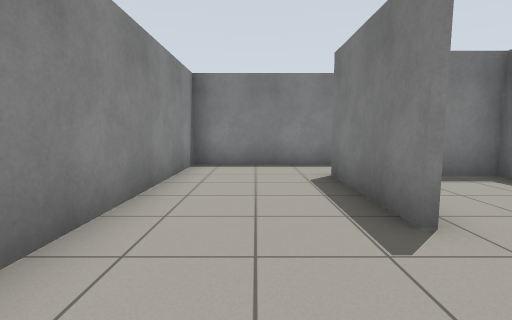
view 1 (above)

20 first-person views from a walk through a world built for the Gazebo simulator. The camera is 0.94 m above the floor, tilts 6° down and sees 85° across. The floor is counted in squares, 1 m on a side. Each view is taken from the middle of a square. On the plan, view 1 faces up. The plan holds only what a view shows up to about 11 squares ahead; the rest is blank.

view 2
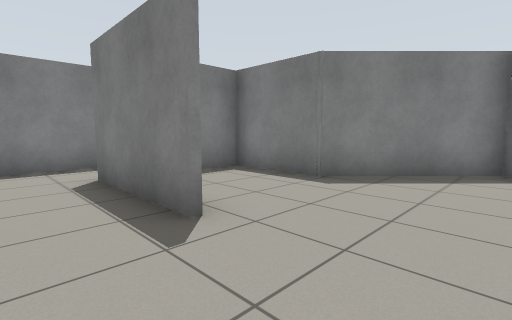

view 3
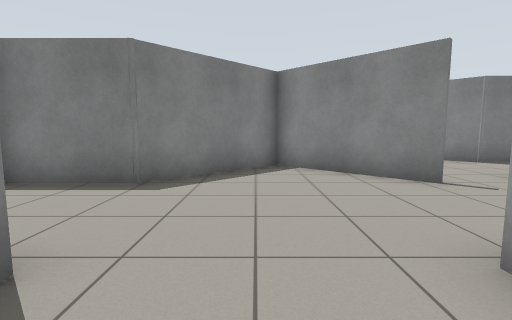

view 4
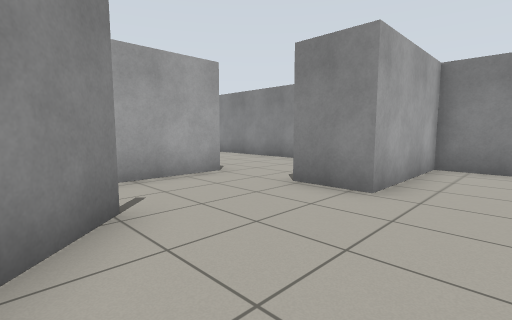

view 5
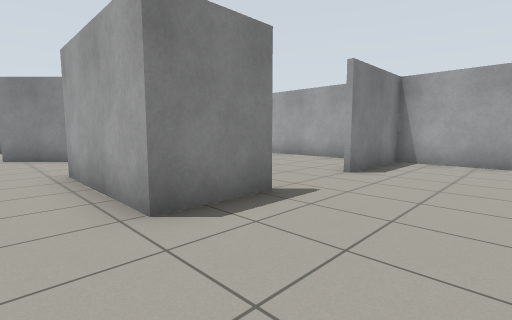

view 6
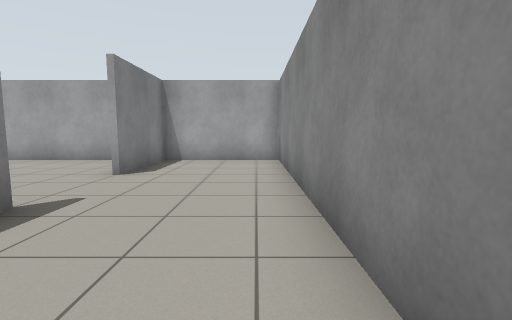

view 7
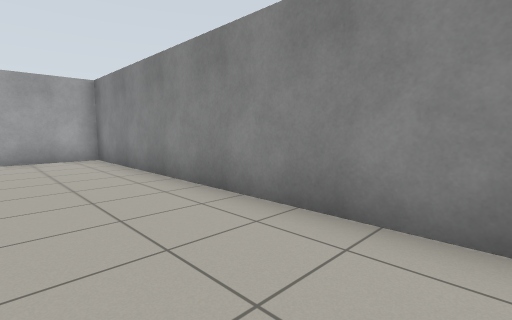

view 8
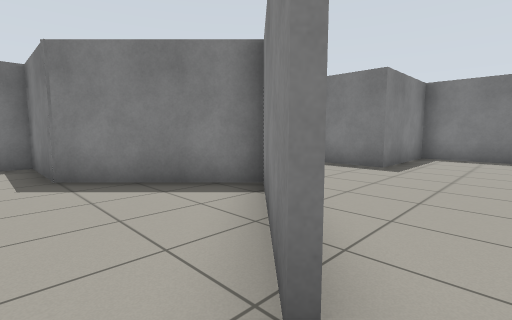

view 9
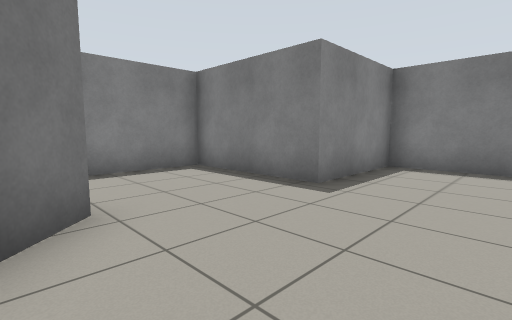

view 10
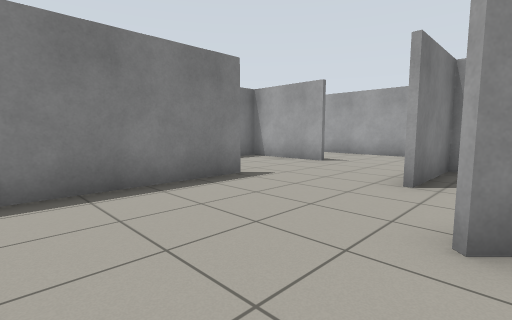

view 11
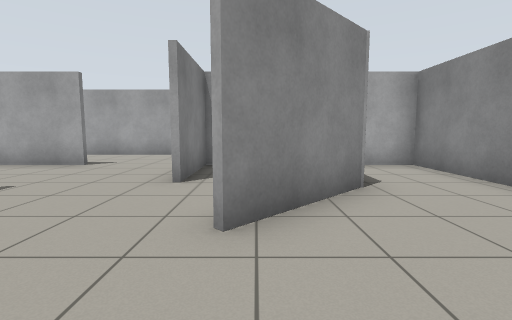

view 12
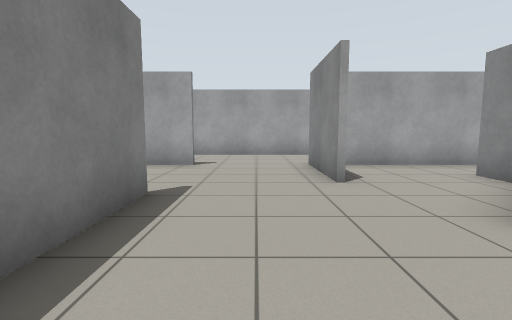

view 13
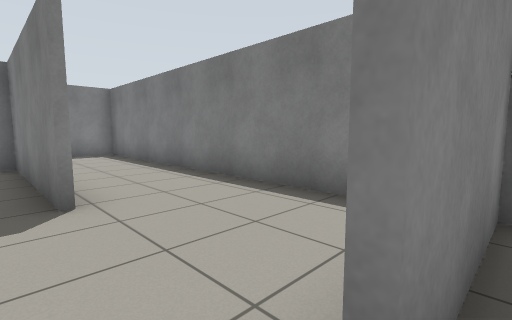

view 14
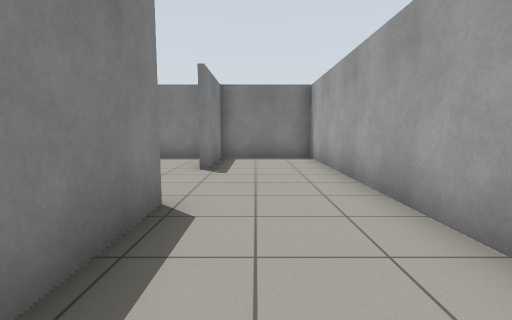

view 15
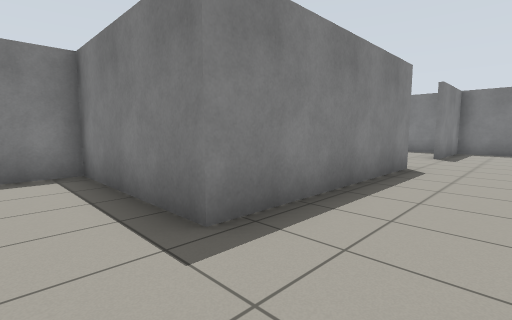

view 16
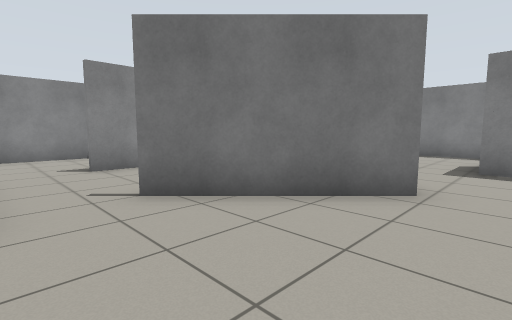

view 17
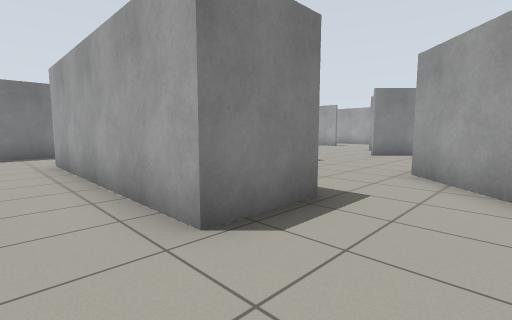

view 18
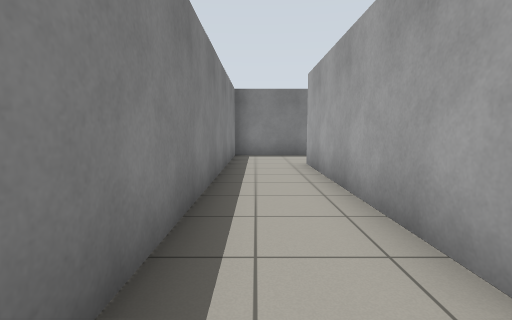

view 19
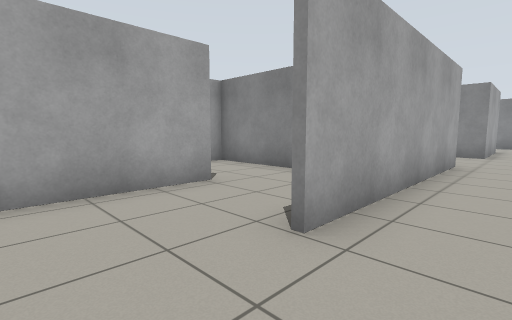

view 20
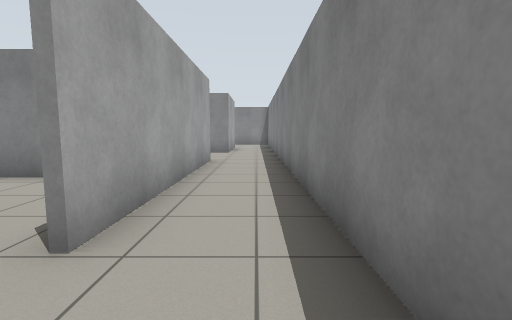

### Floor plan
Key: @ floor where view 1 was taken; # wall or solid block; . floor.
Columns run from 2 left of view 1 to 18 right of it. Each row starts with its distance up from view 1.
  8 #####   #############
  7 #....   ............#
  6 #...####............#
  5 #...#..#..#######...#
  4 #...#..#..####......#
  3 #...#..##....#......#
  2 #.......##...#..#####
  1 #........#...#..  ..#
  0 #.@......#...#####..#
 -1 #####...##.......#..#
 -2 #...#..##........#..#
 -3 #................#..#
 -4 #...#####...#....#..#
 -5 #...# ..#..##....#..#
 -6 #...# ..#.##........#
 -7 #.......#....##.....#
 -8 #.......#.....#.....#
 -9 #...#...#######..####
-10 #...#...............#
-11 #...#...............#
-12 ##########  #########

Where each view was taken, in squares from view 1:
view 1: 0 up, 0 right, facing up
view 2: 0 up, 0 right, facing up-right
view 3: 1 up, 0 right, facing right
view 4: 1 up, 6 right, facing down-left
view 5: 3 down, 1 left, facing down-right
view 6: 3 down, 1 left, facing down
view 7: 2 down, 1 right, facing down-left
view 8: 3 down, 4 right, facing up-right
view 9: 3 down, 7 right, facing up-right
view 10: 1 down, 10 right, facing down-right
view 11: 1 down, 10 right, facing down
view 12: 1 down, 13 right, facing down
view 13: 9 down, 14 right, facing up-right
view 14: 10 down, 8 right, facing right
view 15: 11 down, 4 right, facing up-right
view 16: 4 down, 9 right, facing up-left
view 17: 7 up, 6 right, facing down-right
view 18: 7 up, 7 right, facing right
view 19: 7 up, 17 right, facing down-left
view 20: 7 up, 17 right, facing left
